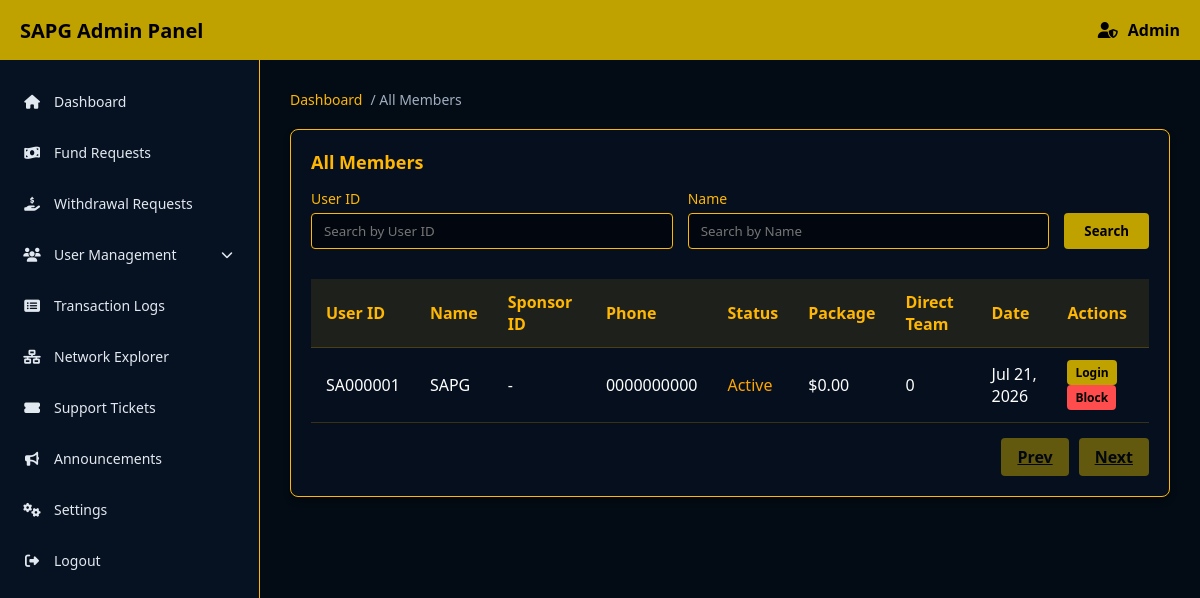
The page /AdminPanel/allMembers.php (signed in) on the database its author committed.
### tables this page shows
CREATE TABLE `users` (
    `id` INT AUTO_INCREMENT PRIMARY KEY,
    `user_id` VARCHAR(8) NOT NULL UNIQUE COMMENT 'Alphanumeric ID: SA followed by 6 digits',
    `sponsor_id` VARCHAR(8) DEFAULT NULL COMMENT 'References parent user_id in sponsor tree',
    `name` VARCHAR(100) NOT NULL,
    `email` VARCHAR(255) NOT NULL,
    `phone` VARCHAR(20) NOT NULL,
    `password` VARCHAR(255) NOT NULL COMMENT 'Bcrypt hashed',
    `status` ENUM('Active', 'Inactive', 'Blocked') DEFAULT 'Inactive' COMMENT 'Inactive = registered but no package',
    `created_at` TIMESTAMP DEFAULT CURRENT_TIMESTAMP,
    `updated_at` TIMESTAMP DEFAULT CURRENT_TIMESTAMP ON UPDATE CURRENT_TIMESTAMP,
    INDEX `idx_sponsor` (`sponsor_id`),
    INDEX `idx_status` (`status`),
    INDEX `idx_email` (`email`)
);

CREATE TABLE `user_financial_summary` (
    `user_id` VARCHAR(8) PRIMARY KEY,
     
    `my_package` DECIMAL(10,2) DEFAULT 0.00 COMMENT 'Highest active package amount',
    `direct_team_count` INT DEFAULT 0 COMMENT 'Number of direct referrals',
    `total_active_team_count` INT DEFAULT 0 COMMENT 'All downlines with at least $11 package',
    `total_inactive_team_count` INT DEFAULT 0 COMMENT 'All downlines with no package',
    `strong_leg_count` INT DEFAULT 0 COMMENT 'Size of largest single leg',
    `other_legs_count` INT DEFAULT 0 COMMENT 'Sum of all other legs',
     
    `main_deposit_balance` DECIMAL(15,4) DEFAULT 0.0000,
     
    `earnings_11_wallet` DECIMAL(15,4) DEFAULT 0.0000,
    `earnings_30_wallet` DECIMAL(15,4) DEFAULT 0.0000,
    `earnings_60_wallet` DECIMAL(15,4) DEFAULT 0.0000,
    `earnings_120_wallet` DECIMAL(15,4) DEFAULT 0.0000,
    `earnings_240_wallet` DECIMAL(15,4) DEFAULT 0.0000,
    `earnings_480_wallet` DECIMAL(15,4) DEFAULT 0.0000,
     
    `booster_10_wallet` DECIMAL(15,4) DEFAULT 0.0000,
    `booster_20_wallet` DECIMAL(15,4) DEFAULT 0.0000,
    `booster_40_wallet` DECIMAL(15,4) DEFAULT 0.0000,
    `booster_80_wallet` DECIMAL(15,4) DEFAULT 0.0000,
    `booster_160_wallet` DECIMAL(15,4) DEFAULT 0.0000,
    `booster_320_wallet` DECIMAL(15,4) DEFAULT 0.0000,
     
    `total_direct_referral_income` DECIMAL(15,4) DEFAULT 0.0000,
    `total_team_level_income` DECIMAL(15,4) DEFAULT 0.0000,
    `total_global_autopool_income` DECIMAL(15,4) DEFAULT 0.0000,
    `total_booster_income` DECIMAL(15,4) DEFAULT 0.0000,
    `total_reward_income` DECIMAL(15,4) DEFAULT 0.0000,
    `total_withdrawal_amount` DECIMAL(15,4) DEFAULT 0.0000,
    `net_income` DECIMAL(15,4) DEFAULT 0.0000 COMMENT 'Total earned minus total withdrawn',
    `updated_at` TIMESTAMP DEFAULT CURRENT_TIMESTAMP ON UPDATE CURRENT_TIMESTAMP,
    FOREIGN KEY (`user_id`) REFERENCES `users`(`user_id`) ON DELETE CASCADE
);

### AdminPanel/allMembers.php (the view, shortened to what this page needs)
<?php
require_once '../libs/db.php';
$page = isset($_GET['page']) ? (int)$_GET['page'] : 1;
$limit = 20;
$offset = ($page - 1) * $limit;
$search_id = isset($_GET['search_id']) ? trim($_GET['search_id']) : '';
$search_name = isset($_GET['search_name']) ? trim($_GET['search_name']) : '';
$params = [];
$where_sql = '';
$count_sql = "SELECT COUNT(*) FROM users u $where_sql";
if (!empty($params)) {
    $stmt = $pdo->prepare($count_sql);
    $stmt->execute($params);
} else {
    $stmt = $pdo->query($count_sql);
}
$total_rows = $stmt->fetchColumn();
$total_pages = ceil($total_rows / $limit);
$sql = "SELECT u.*, f.my_package, f.direct_team_count FROM users u LEFT JOIN user_financial_summary f ON u.user_id = f.user_id $where_sql ORDER BY u.created_at DESC LIMIT ? OFFSET ?";
$stmt = $pdo->prepare($sql);
$execute_params = array_merge($params, [$limit, $offset]);
$stmt->execute($execute_params);
$members = $stmt->fetchAll(PDO::FETCH_ASSOC);
require_once 'includes/header.php';
?>
<div class="breadcrumb">
    <a href="index.php">Dashboard</a> / All Members
</div>
<div class="card">
    <h3 class="card-title">All Members</h3>
    <div style="margin-bottom: 20px;">
        <form method="GET" style="display: flex; gap: 15px; flex-wrap: wrap; align-items: flex-end;">
            <div style="flex: 1; min-width: 200px;">
                <label style="display: block; margin-bottom: 5px; color: #ffb703; font-size: 14px;">User ID</label>
                <input type="text" name="search_id" placeholder="Search by User ID" value="<?php echo htmlspecialchars($search_id); ?>" style="width: 100%; padding: 8px 12px; background: rgba(0,0,0,0.5); border: 1px solid #ffb703; color: #fff; border-radius: 4px;">
            </div>
            <div style="flex: 1; min-width: 200px;">
                <label style="display: block; margin-bottom: 5px; color: #ffb703; font-size: 14px;">Name</label>
                <input type="text" name="search_name" placeholder="Search by Name" value="<?php echo htmlspecialchars($search_name); ?>" style="width: 100%; padding: 8px 12px; background: rgba(0,0,0,0.5); border: 1px solid #ffb703; color: #fff; border-radius: 4px;">
            </div>
            <div style="display: flex; gap: 10px;">
                <button type="submit" class="btn btn-gold" style="padding: 9px 20px;">Search</button>
            </div>
        </form>
    </div>
    <div class="table-responsive">
        <table>
            <thead>
                <tr>
                    <th>User ID</th>
                    <th>Name</th>
                    <th>Sponsor ID</th>
                    <th>Phone</th>
                    <th>Status</th>
                    <th>Package</th>
                    <th>Direct Team</th>
                    <th>Date</th>
                    <th>Actions</th>
                </tr>
            </thead>
            <tbody>
                <?php if (empty($members)): ?>
                <tr>
                    <td colspan="9" style="text-align: center;">No data found</td>
                </tr>
                <?php else: ?>
                    <?php foreach ($members as $m): ?>
                    <tr>
                        <td><?php echo htmlspecialchars($m['user_id']); ?></td>
                        <td><?php echo htmlspecialchars($m['name']); ?></td>
                        <td><?php echo htmlspecialchars($m['sponsor_id'] ?? '-'); ?></td>
                        <td><?php echo htmlspecialchars($m['phone']); ?></td>
                        <td>
                            <?php
                            $color = $m['status'] === 'active' ? '#2ecc71' : ($m['status'] === 'blocked' ? '#ff4d4d' : 'orange');
                            echo "<span style='color: {$color}'>" . ucfirst($m['status']) . "</span>";
                            ?>
                        </td>
                        <td>$<?php echo number_format($m['my_package'] ?? 0, 2); ?></td>
                        <td><?php echo number_format($m['direct_team_count'] ?? 0); ?></td>
                        <td><?php echo date('M d, Y', strtotime($m['created_at'])); ?></td>
                        <td>
                            <button class="btn btn-gold" style="padding: 4px 8px; font-size: 12px;" onclick="impersonate('<?php echo $m['user_id']; ?>')">Login</button>
                            <?php if ($m['status'] !== 'blocked'): ?>
                                <button class="btn btn-gold" style="padding: 4px 8px; font-size: 12px; background: #ff4d4d;" onclick="blockUser('<?php echo $m['user_id']; ?>')">Block</button>
                            <?php else: ?>
                                <button class="btn btn-gold" style="padding: 4px 8px; font-size: 12px; background: #2ecc71;" onclick="unblockUser('<?php echo $m['user_id']; ?>')">Unblock</button>
                            <?php endif; ?>
                        </td>
                    </tr>
                    <?php endforeach; ?>
                <?php endif; ?>
            </tbody>
        </table>
    </div>
    <div class="pagination" style="margin-top:15px; display:flex; gap:10px; justify-content:flex-end;">
        <a href="?page=<?php echo max(1, $page - 1); ?>&search_id=<?php echo urlencode($search_id); ?>&search_name=<?php echo urlencode($search_name); ?>" class="btn btn-gold" <?php if($page <= 1) echo 'style="pointer-events: none; opacity: 0.5;"'; ?>>Prev</a>
        <a href="?page=<?php echo min($total_pages, $page + 1); ?>&search_id=<?php echo urlencode($search_id); ?>&search_name=<?php echo urlencode($search_name); ?>" class="btn btn-gold" <?php if($page >= $total_pages) echo 'style="pointer-events: none; opacity: 0.5;"'; ?>>Next</a>
    </div>
</div>
<?php require_once 'includes/footer.php'; ?>

### AdminPanel/includes/header.php (style rules this page uses)
* { margin: 0; padding: 0; box-sizing: border-box; font-family: 'Segoe UI', Tahoma, Geneva, Verdana, sans-serif; }
body { background-color: #030b14; color: #fff; display: flex; flex-direction: column; height: 100vh; overflow: hidden; }
.card { background: rgba(6, 17, 33, 0.8); border: 1px solid #ffb703; border-radius: 8px; padding: 20px; margin-bottom: 20px; box-shadow: 0 4px 6px rgba(0,0,0,0.3); }
.card-title { color: #ffb703; margin-bottom: 15px; font-size: 18px; }
.table-responsive { overflow-x: auto; }
table { width: 100%; border-collapse: collapse; margin-top: 10px; }
th, td { padding: 12px 15px; text-align: left; border-bottom: 1px solid rgba(255, 183, 3, 0.2); }
th { background: rgba(255, 183, 3, 0.1); color: #ffb703; font-weight: bold; }
.btn { padding: 8px 16px; border: none; border-radius: 4px; cursor: pointer; font-weight: bold; color: #000; }
.btn-gold { background: #bfa100; }
.breadcrumb { display: flex; gap: 8px; margin-bottom: 20px; color: #a0aec0; font-size: 14px; }
.breadcrumb a { color: #ffb703; text-decoration: none; }

### rows shown on the page
users: user "SA000001", name "SAPG", sponsor "-", phone "0000000000", status "Active", user.my_package "0.00", user.direct_team_count "0", created_at "Jul 21, 2026"
